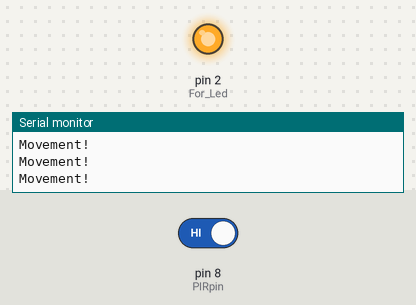
The sketch below on a simulated Arduino Uno, built with avr-gcc and run on an emulated ATmega328P. Parts: output pins drawn as LEDs (lit = HIGH), the last lines printed to the serial monitor. The inputs (shaded band) are chosen by the test bench; at power-on: pin 8 (PIRpin) HIGH.

Above: at 1.2 s.
1.3 s: pin 8 (PIRpin) driven LOW
At 2.5 s:
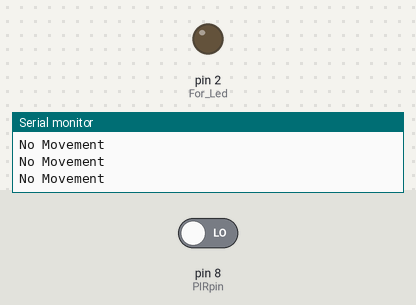
2.8 s: pin 8 (PIRpin) driven HIGH
At 3.8 s:
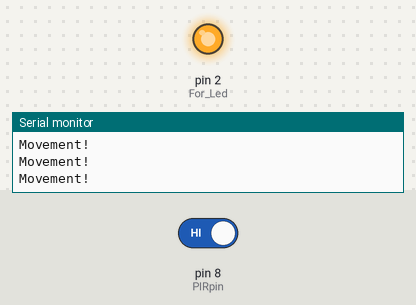
Timing chart, 0 to 5.8 s (numbered marks = the images above; inputs shaded):
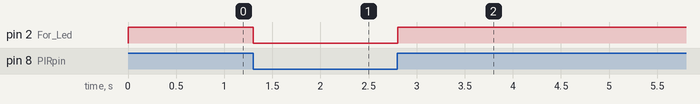

The sketch:

simples.ino
```cpp
// (HC-SR501) PIR Sensor

int PIRpin = 8; // PIR connected pin
int value;

void setup() {
Serial.begin(9600);
pinMode(2, OUTPUT); //For Led
}

void loop() {
value = digitalRead(PIRpin); //Read PIR state

if (value == LOW) {
Serial.println("No Movement");
digitalWrite (2, LOW);
}
else {
Serial.println("Movement!");
digitalWrite (2, HIGH);

}

delay(100); //Wait
}
```

Measured:
- after the input at 1.3 s, pin 2 (For_Led): HIGH → LOW at once
- after the input at 2.8 s, pin 2 (For_Led): LOW → HIGH at once
